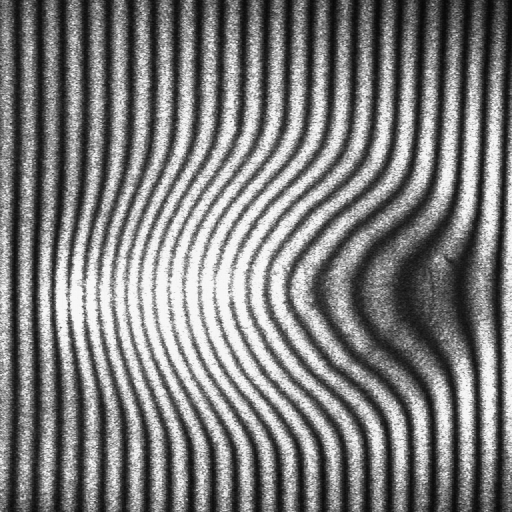
#> input picture takeda/dimpleRot.bmp, 512 x 512 px
$ python demoTakeda.py   (Python 2 division)   (older library calls are emulated)
#> lines starting #> are read from the running program, lines starting #| are printed output that depends on the picture
# uses method from takeda to analyze an interferogram

import numpy as np
from skimage import data, io, filter, exposure
from matplotlib import pyplot as plt
from skimage.restoration import unwrap_phase

from matplotlib import rc
rc('text', usetex=True)
rc('font', family='serif')

filename = 'dimpleRot.bmp'

img = io.imread(filename, as_grey=True)
#> img is the input picture: shape (512, 512); min 5, max 252, mean 125.6
img = exposure.rescale_intensity(img)

w = len(img[0,:])
#> w = 512
h = len(img[:,0])
#> h = 512

# reference row
row_ref = img[10,:]
#> row_ref = 512 values, max 189 at index 389, min 4 at index 510, mean 64.91
row_ref_window = row_ref * np.hanning(w)
#> row_ref_window = 512 values, max 179.9 at index 231, min 0 at index 0, mean 34.36
fft_ref = np.fft.fft(row_ref_window)
fftfreq_ref = np.fft.fftfreq(w)
#> fftfreq_ref = 512 values, max 0.498 at index 255, min -0.5 at index 256, mean -0.000977

# determine carrier frequency
ind = np.argmax(abs(fft_ref[3:w/2].real))+3
#> ind = 23

phi = np.zeros((h,w))
for i in range(0, h):
	row = img[i,:]
	#row_window = row * np.hanning(w)
        row_window = row
        fft = np.fft.fft(row_window)

        #if i == h/2:
        #    plt.figure()
	#    plt.plot(fft)

	# do shifting
	fft_shift = fft
	# clear duplicates and DC
	fft_shift[0:w/2]=0
	fft_shift[w-1:len(row)]=0
	# shift
	fft_shift = np.roll(fft_shift,ind)
	c = np.fft.ifft(fft_shift)
	phi[i,:] = np.log(c).imag
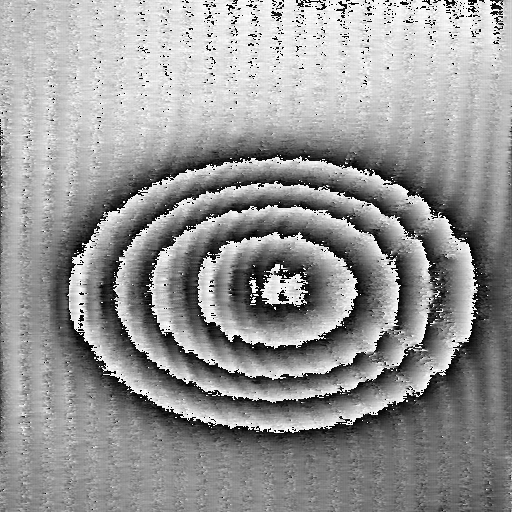
#> phi: shape (512, 512) float64; min -3.14, max 3.14, mean 0.561; drawn with min black and max white

unwrapped = unwrap_phase(phi)
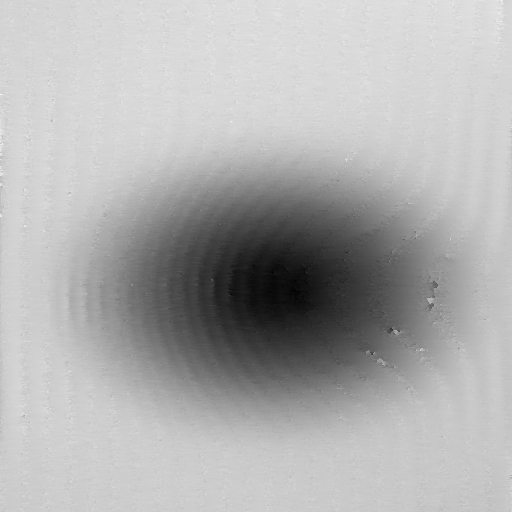
#> unwrapped: shape (512, 512) float64; min -30.65, max 8.08, mean -3.93; drawn with min black and max white

plt.figure(figsize = (12,6) )
plt.gray()

plt.subplot(131)
plt.imshow(img)
plt.title("Image")

plt.subplot(132)
plt.imshow(phi)
plt.title("Wrapped Phase")

plt.subplot(133)
plt.imshow(unwrapped)
plt.title("Unwrapped Phase")

plt.show()
plt.savefig('result.png')

$ run again, with takeda/dimple.bmp copied over takeda/dimpleRot.bmp
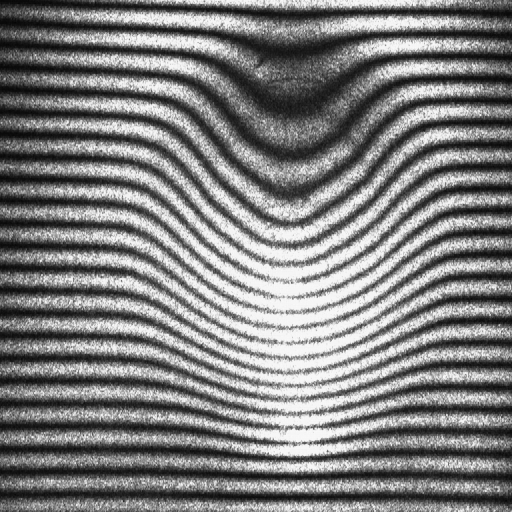
#> input picture takeda/dimple.bmp, 512 x 512 px
#> img is the input picture: shape (512, 512); min 5, max 252, mean 125.6
#> w = 512
#> row_ref = 512 values, max 156 at index 61, min 10 at index 237, mean 53.84
#> row_ref_window = 512 values, max 80.69 at index 306, min 0 at index 0, mean 24.75
#> fftfreq_ref = 512 values, max 0.498 at index 255, min -0.5 at index 256, mean -0.000977
#> ind = 3
#> after the loop `for i in range(0, h):`:
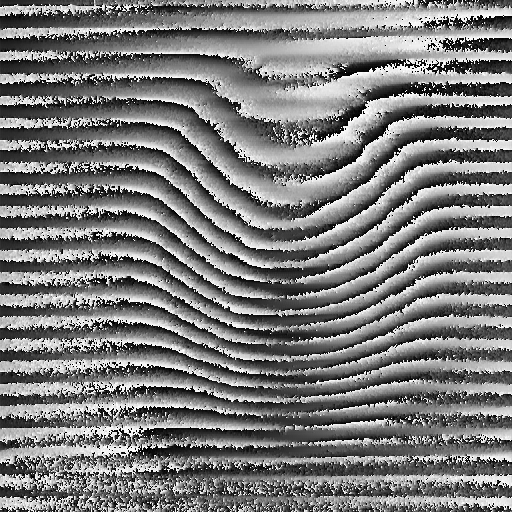
#> phi: shape (512, 512) float64; min -3.14, max 3.14, mean -0.0856; drawn with min black and max white
#> `unwrapped = unwrap_phase(phi)`:
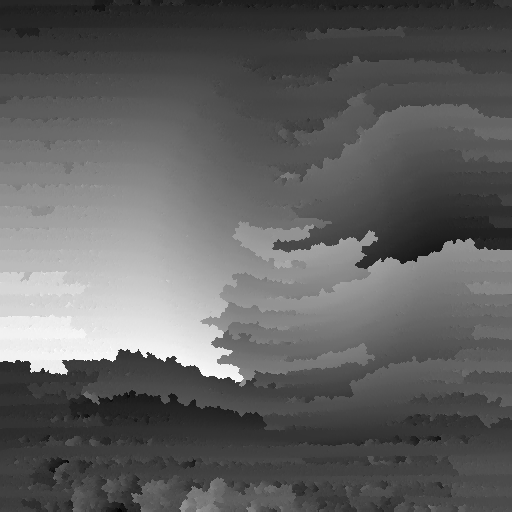
#> unwrapped: shape (512, 512) float64; min -44.69, max 73.06, mean 0.2; drawn with min black and max white
